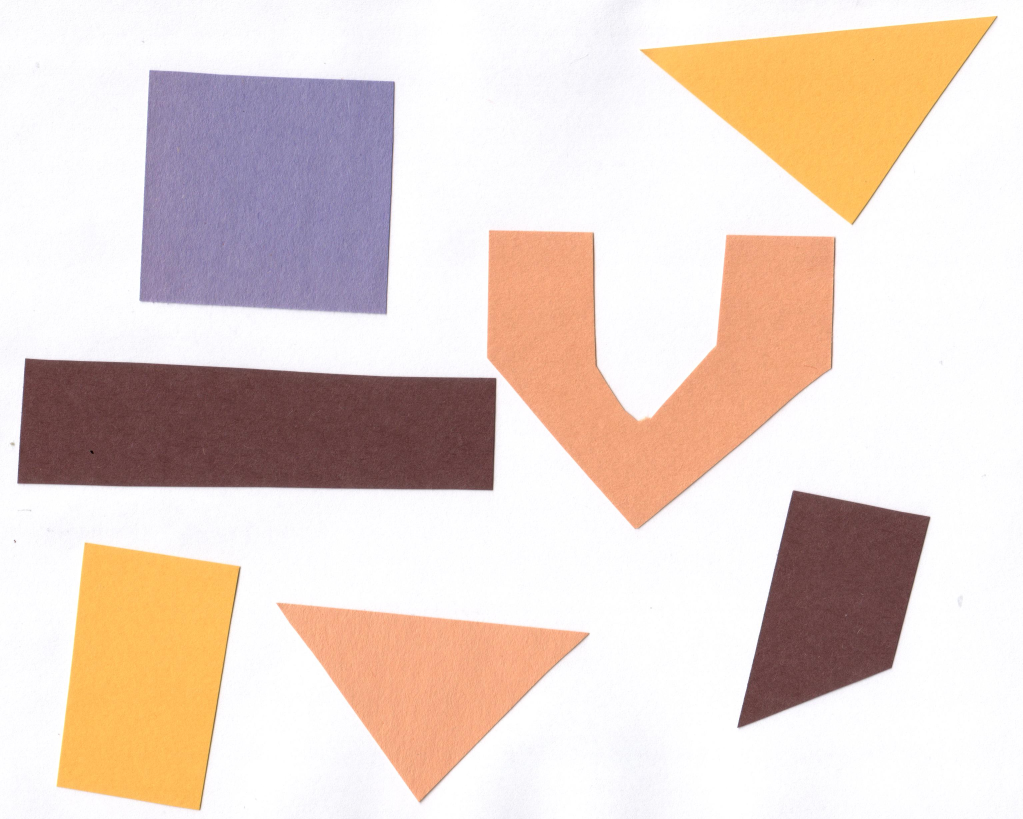
#> input picture week1/gy/imgs/shapes-01.jpeg, 3068 x 2457 px (shown at 1/3 size)
$ jupyter execute Thresholding.ipynb
#> lines starting #> are read from the running program, lines starting #| are printed output that depends on the picture; after the words box and inside, x2 and y2 are one past the last pixel; in counts of white or black regions, pixels touching at a corner belong together
[cell 1]
import cv2
import matplotlib.pyplot as plt
import numpy as np

# Image Load

[cell 2]
image = cv2.imread("./imgs/shapes-01.jpeg",cv2.COLOR_BGR2RGB)
#> image is the input picture: shape (2457, 3068, 3); mean B, G, R 203.8, 212.3, 229.7

[cell 3]
gray = cv2.cvtColor(image, cv2.COLOR_BGR2GRAY) # gray Image 로 변환
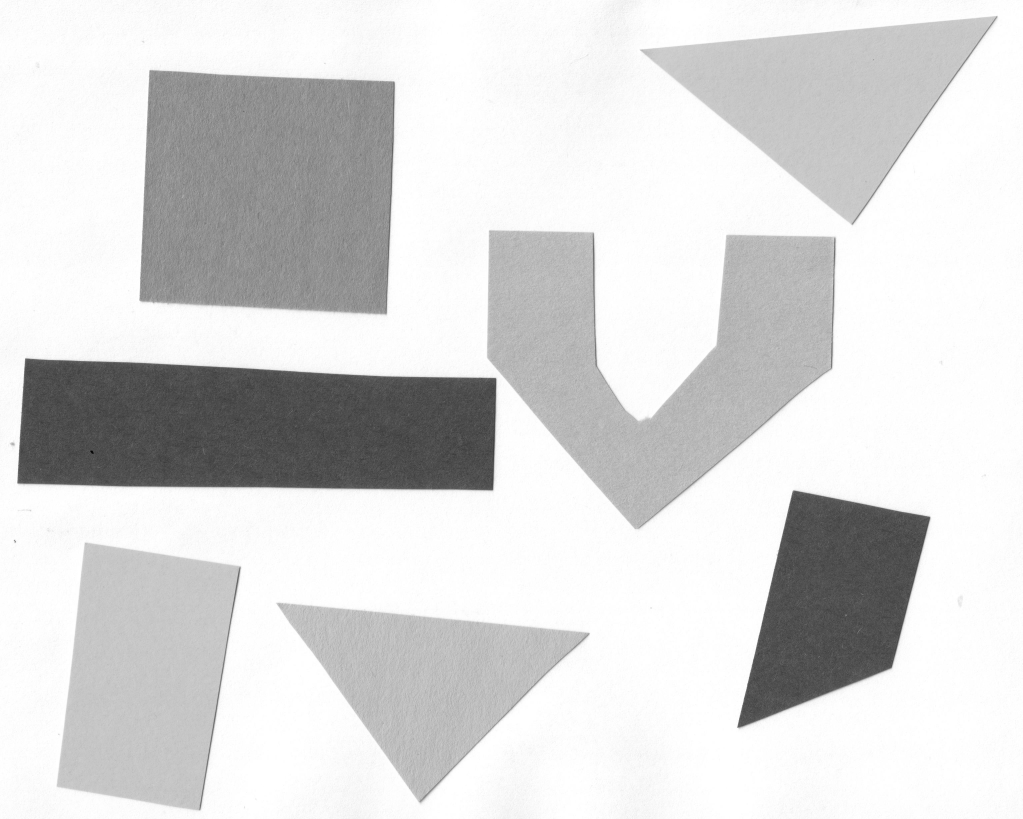
#> gray: shape (2457, 3068) (shown at 1/3 size); min 3, max 255, mean 216.5
gaussian = cv2.GaussianBlur(gray,(0,0),1) # 가우시안 블러

[cell 4]
plt.imshow(gaussian, cmap="gray")
plt.axis('off')  # 축 제거
# plt.savefig("image-segmentation-4.png", bbox_inches='tight', pad_inches=0)  # save image

# Hisogram

[cell 5]
histogram, bin_edges = np.histogram(gaussian, bins=256)
#> histogram = 256 values, max 1540307 at index 254, min 0 at index 7, mean 29445.6; bin_edges = 257 values from 6 to 255
# histogram, bin_edges = np.histogram(gaussian, bins=1000, range=(0.0, 1.0))

fig, ax = plt.subplots()
ax.plot(bin_edges[0:-1], histogram)
ax.set_title("Grayscale Histogram")
ax.set_xlabel("Grayscale Value")
ax.set_ylabel("Pixels Counts")
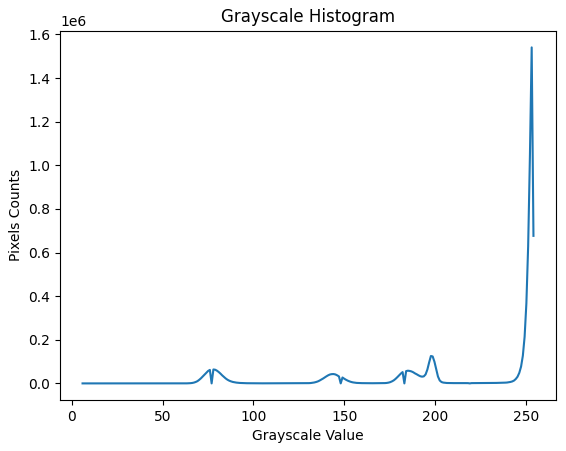
#> figure drawn by matplotlib, 1 panel; curve peaks at x = 253.1, y = 1540307

# 1. Thresholding

[cell 6]
# create a mask based on the threshold
t = 225
binary_mask = gaussian < t
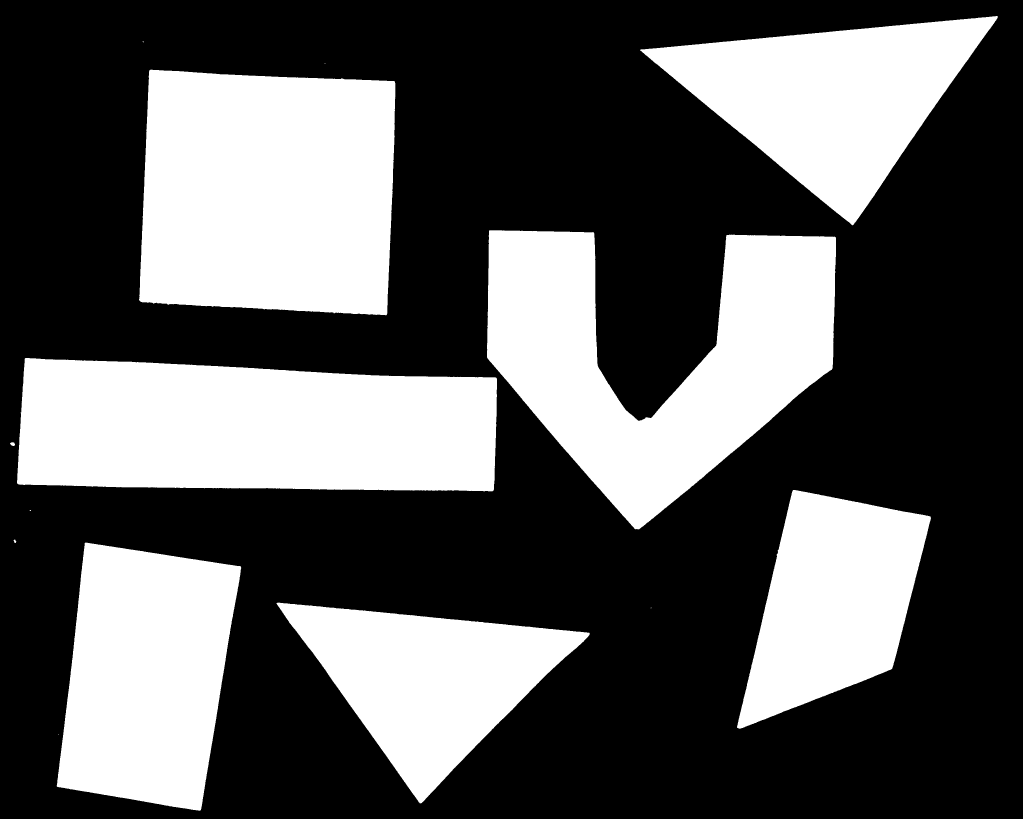
#> binary_mask: shape (2457, 3068) bool (shown at 1/3 size); 35.8% white; 14 white regions (5 under 20 px), largest, box (x1, y1, x2, y2) and area: (417, 209, 1186, 946) 519954, (51, 1074, 1491, 1474) 512625, (1461, 691, 2508, 1588) 492877

plt.imshow(binary_mask, cmap = 'gray')
plt.axis('off')
# plt.savefig("./imgs/image-segmentation-5.png", bbox_inches='tight', pad_inches=0)  # save image

# 2. Otsu Thresholding

[cell 7]
img = cv2.imread('./imgs/camera-person.png', cv2.IMREAD_GRAYSCALE)
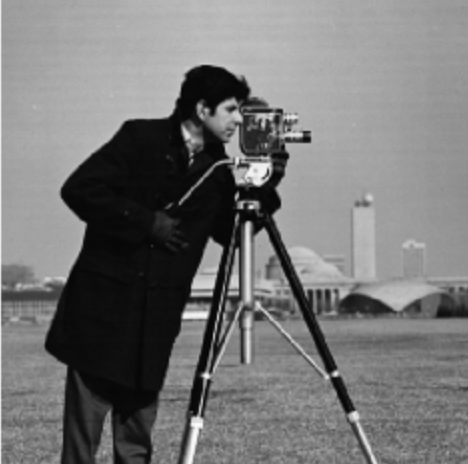
#> input picture week1/gy/imgs/camera-person.png, 468 x 464 px
#> img is the input picture: shape (464, 468); min 1, max 252, mean 118.1

[cell 8]
t, otsu_threshold = cv2.threshold(img, 0, 255, cv2.THRESH_BINARY + cv2.THRESH_OTSU)
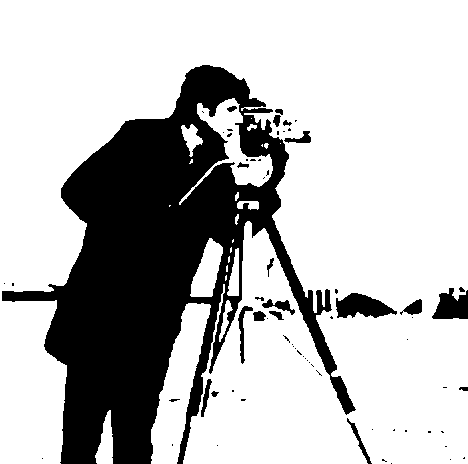
#> otsu_threshold: shape (464, 468); 73.5% white; 69 black regions (47 under 20 px), largest, box (x1, y1, x2, y2) and area: (2, 65, 356, 464) 53880, (336, 293, 397, 318) 981, (432, 288, 468, 319) 774
#> t = 88

[cell 9]
t
#> Out = 88

[cell 10]
histogram, bin_edges = np.histogram(img, bins=256)
#> histogram = 256 values, max 5458 at index 12, min 0 at index 51, mean 848.2; bin_edges = 257 values from 1 to 252

fig, ax = plt.subplots()
ax.axvline(x=t, color='r', linestyle='--')
ax.annotate('Threshold', xy=(t, 0), xytext=(t+20, -50), arrowprops=dict(facecolor='red', shrink=0.05))
ax.plot(bin_edges[0:-1], histogram)

ax.set_title("Grayscale Histogram")
ax.set_xlabel("Grayscale Value")
ax.set_ylabel("Pixels Counts")
# plt.savefig("./imgs/image-segmentation-7.png", bbox_inches='tight', pad_inches=0)  # 이미지 저장
plt.show()
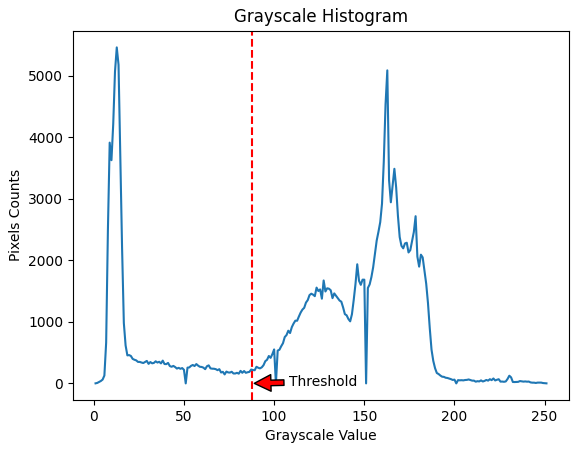
#> figure drawn by matplotlib, 1 panel; curve peaks at x = 12.77, y = 5458

[cell 11]
plt.figure(figsize=(10, 5))

# 원본 이미지
plt.subplot(1, 2, 1)
plt.imshow(img, cmap='gray')
plt.title('Original Image')
plt.axis('off')

# 이진화된 이미지
plt.subplot(1, 2, 2)
plt.imshow(otsu_threshold, cmap='gray')
plt.title('Otsu Threshold')
plt.axis('off')

plt.tight_layout()  # subplot 간격 조절
# plt.savefig("./imgs/image-segmentation-8.png", bbox_inches='tight', pad_inches=0)  # 이미지 저장
plt.show()

# 3. Adaptive Thresholding

[cell 12]
img = cv2.imread('./imgs/sudoku.png', cv2.IMREAD_GRAYSCALE)
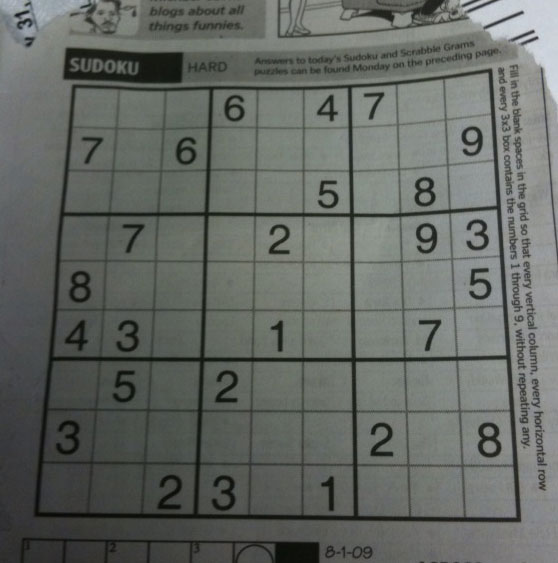
#> input picture week1/gy/imgs/sudoku.png, 558 x 563 px
#> img: shape (563, 558); min 7, max 218, mean 101.8
blk_size = 9        # 블럭 사이즈
C = 5

[cell 13]
# ---① 오츠의 알고리즘으로 단일 경계 값을 전체 이미지에 적용
ret, th1 = cv2.threshold(img, 0, 255, cv2.THRESH_BINARY | cv2.THRESH_OTSU)
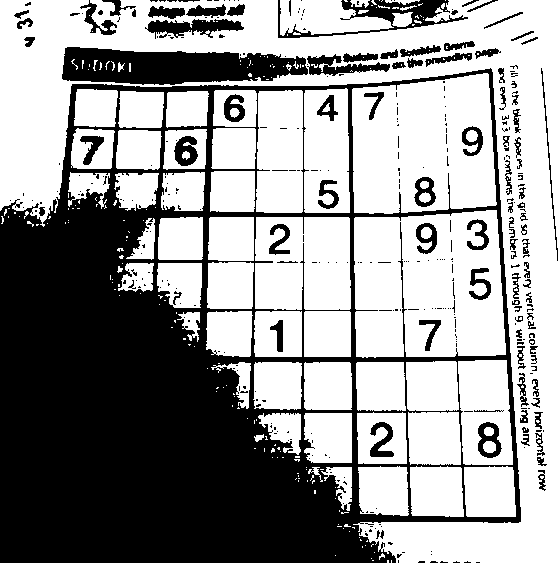
#> th1: shape (563, 558); 59.4% white; 361 black regions (263 under 20 px), largest, box (x1, y1, x2, y2) and area: (0, 68, 521, 563) 104893, (62, 47, 308, 85) 6753, (278, 0, 468, 38) 1967
#> ret = 96

# ---② 어뎁티드 쓰레시홀드를 평균과 가우시안 분포로 각각 적용
th2 = cv2.adaptiveThreshold(img, 255, cv2.ADAPTIVE_THRESH_MEAN_C,\
                                      cv2.THRESH_BINARY, blk_size, C)
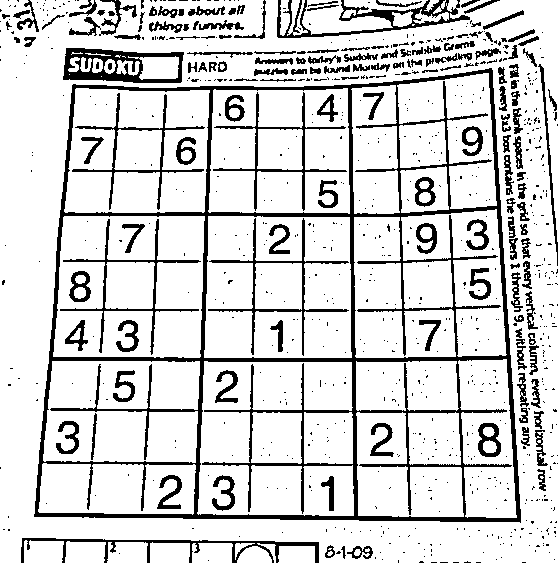
#> th2: shape (563, 558); 83.6% white; 862 black regions (706 under 20 px), largest, box (x1, y1, x2, y2) and area: (34, 68, 521, 523) 21094, (63, 48, 184, 83) 1995, (277, 0, 470, 38) 1878
th3 = cv2.adaptiveThreshold(img, 255, cv2.ADAPTIVE_THRESH_GAUSSIAN_C, \
                                     cv2.THRESH_BINARY, blk_size, C)
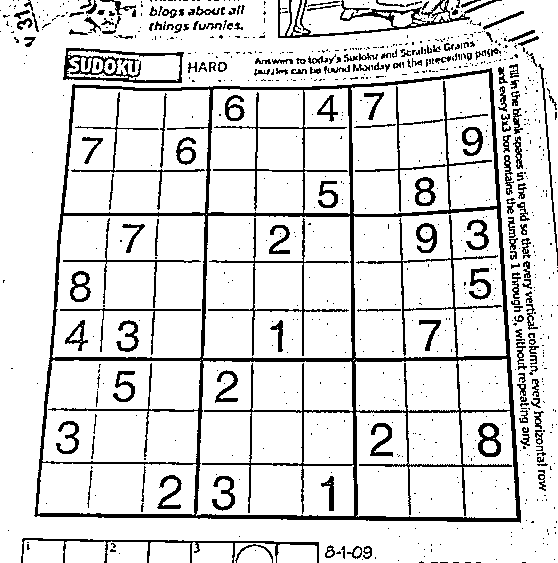
#> th3: shape (563, 558); 86.5% white; 835 black regions (654 under 20 px), largest, box (x1, y1, x2, y2) and area: (34, 68, 521, 523) 19139, (278, 0, 502, 38) 1611, (63, 48, 184, 83) 1329

# ---③ 결과를 Matplot으로 출력
imgs = {'Original': img, 'Global-Otsu:%d'%ret:th1, \
        'Adapted-Mean':th2, 'Adapted-Gaussian': th3}
# plt.figure(figsize=(10, 5))

for i, (k, v) in enumerate(imgs.items()):
    plt.subplot(2,2,i+1)
    plt.title(k)
    plt.imshow(v,'gray')
    plt.xticks([]),plt.yticks([])
#> this loop made 4 passes
#> k on passes 1 to 4: 'Original', 'Global-Otsu:96', 'Adapted-Mean', 'Adapted-Gaussian'
# plt.savefig("./imgs/image-segmentation-11.png", bbox_inches='tight', pad_inches=0)  # 이미지 저장
